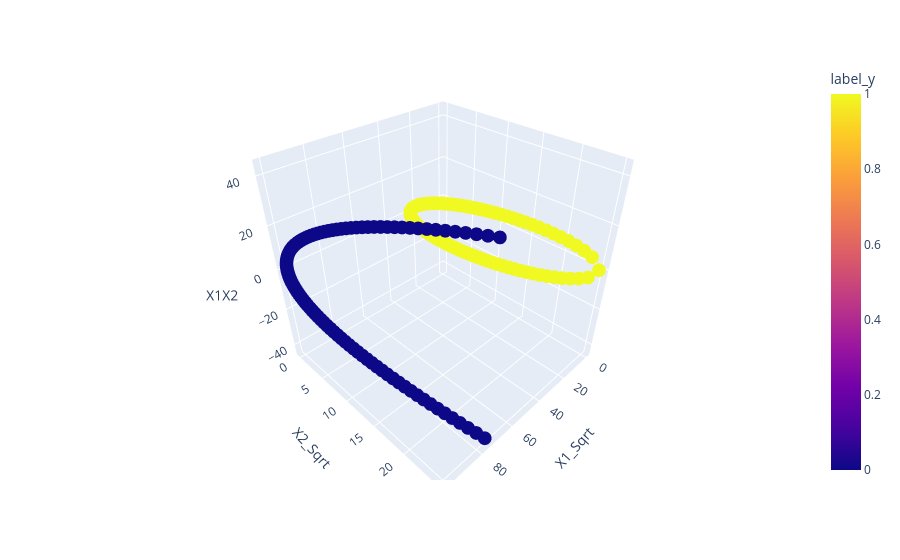

The notebook cell saved with this chart:
### Code cell
px.scatter_3d(df,
              x='X1_Sqrt',
              y='X2_Sqrt',
              z='X1X2',
              color='label_y'
              )

### Figure 1 — Plotly figure (JSON) as saved in the notebook; plotly's stock layout.template omitted (floating-point values rounded to 4 significant figures; data arrays with more than 128 entries replaced by an {"elided": "..."} marker saying what was removed)
{"data": [{"hovertemplate": "X1_Sqrt=%{x}<br>X2_Sqrt=%{y}<br>X1X2=%{z}<br>label_y=%{marker.color}<extra></extra>", "legendgroup": "", "marker": {"color": {"elided": "400 int values"}, "coloraxis": "coloraxis", "symbol": "circle"}, "mode": "markers", "name": "", "scene": "scene", "showlegend": false, "type": "scatter3d", "x": {"elided": "400 float values"}, "y": {"elided": "400 float values"}, "z": {"elided": "400 float values"}}], "layout": {"coloraxis": {"colorbar": {"title": {"text": "label_y"}}, "colorscale": [[0, "#0d0887"], [0.1111, "#46039f"], [0.2222, "#7201a8"], [0.3333, "#9c179e"], [0.4444, "#bd3786"], [0.5556, "#d8576b"], [0.6667, "#ed7953"], [0.7778, "#fb9f3a"], [0.8889, "#fdca26"], [1, "#f0f921"]]}, "legend": {"tracegroupgap": 0}, "margin": {"t": 60}, "scene": {"domain": {"x": [0, 1], "y": [0, 1]}, "xaxis": {"title": {"text": "X1_Sqrt"}}, "yaxis": {"title": {"text": "X2_Sqrt"}}, "zaxis": {"title": {"text": "X1X2"}}}}}
